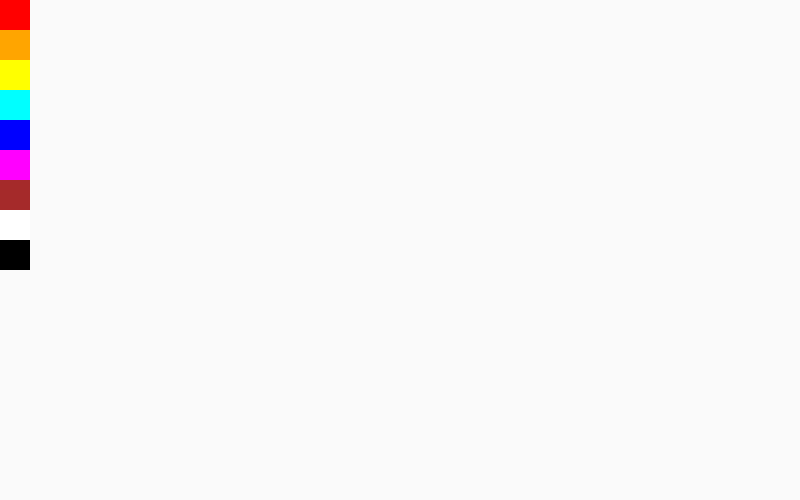
Frame 1 (no input)
Frame 60 (no input): identical to frame 1, image omitted
Frame 120 (the mouse pressed at the canvas centre since frame 60): identical to frame 1, image omitted

The p5.js sketch that drew this single still picture (run headless with seeded random() and noise() and a simulated clock; from frame 60 on, the mouse is pressed at the canvas centre):

// p5.js sketch
// ── sketch.js
var colors = ['red', 'orange', 'yellow', 'cyan', 'blue', 'magenta', 'brown', 'white', 'black'];
var selectedColorInedx = 0;
var palette_cell_size = 30;
var x, y;
var drawing = false;

function setup() {
  createCanvas(800, 500);
  strokeWeight(10);
  background(250);
}

function draw() {
noStroke();
for(let i=0; i<colors.length; i++){
fill(colors[i]);
rect(0,i*palette_cell_size, palette_cell_size, palette_cell_size);
}
stroke(colors[selectedColorInedx]);
}

function mousePressed(){
  if(mouseX>= 0 && mouseX<palette_cell_size && mouseY>= 0 && mouseY<(colors.length * palette_cell_size)){
    selectedColorInedx = floor(mouseY/palette_cell_size);
    stroke(colors[selectedColorInedx]);
    drawing = false;
  }
  else{
    x = mouseX;
    y = mouseY;
    drawing = true;
  }
}

function mouseDragged(){
  if(drawing){
    line(x,y, mouseX, mouseY);
    x = mouseX;
    y = mouseY;
  }
}
